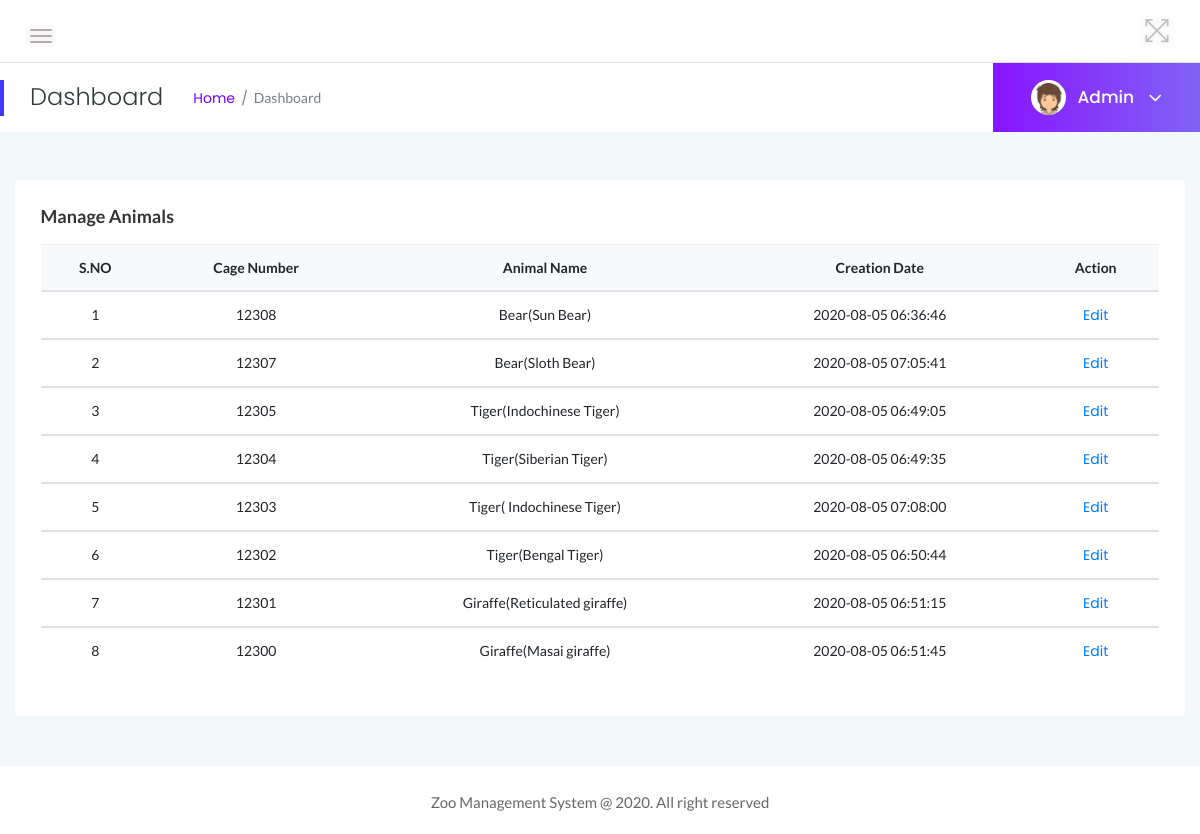
/zms/admin/manage-animals.php (signed in), run on the app's committed database.
### tables this page shows
CREATE TABLE `tblanimal` (
  `ID` int(10) NOT NULL,
  `AnimalName` varchar(200) DEFAULT NULL,
  `CageNumber` int(10) DEFAULT NULL,
  `FeedNumber` varchar(200) DEFAULT NULL,
  `Breed` varchar(200) DEFAULT NULL,
  `AnimalImage` varchar(200) DEFAULT NULL,
  `Description` mediumtext DEFAULT NULL,
  `CreationDate` timestamp NOT NULL DEFAULT current_timestamp() ON UPDATE current_timestamp()
);

### zms/admin/manage-animals.php (the view, shortened to what this page needs)
<?php
include('includes/dbconnection.php');
if (strlen($_SESSION['zmsaid']==0)) {
  header('location:logout.php');
  } else{
?>
<!doctype html>
<html class="no-js" lang="en">
<head>
    <link rel="stylesheet" href="assets/css/bootstrap.min.css">
    <link rel="stylesheet" href="assets/css/font-awesome.min.css">
    <link rel="stylesheet" href="assets/css/themify-icons.css">
    <link rel="stylesheet" href="assets/css/metisMenu.css">
    <link rel="stylesheet" href="assets/css/owl.carousel.min.css">
    <link rel="stylesheet" href="assets/css/slicknav.min.css">
    <link rel="stylesheet" href="https://www.amcharts.com/lib/3/plugins/export/export.css" type="text/css" media="all" />
    <link rel="stylesheet" type="text/css" href="https://cdn.datatables.net/1.10.19/css/jquery.dataTables.css">
    <link rel="stylesheet" type="text/css" href="https://cdn.datatables.net/1.10.18/css/dataTables.bootstrap4.min.css">
    <link rel="stylesheet" type="text/css" href="https://cdn.datatables.net/responsive/2.2.3/css/responsive.bootstrap.min.css">
    <link rel="stylesheet" type="text/css" href="https://cdn.datatables.net/responsive/2.2.3/css/responsive.jqueryui.min.css">
    <link rel="stylesheet" href="assets/css/typography.css">
    <link rel="stylesheet" href="assets/css/default-css.css">
    <link rel="stylesheet" href="assets/css/styles.css">
    <link rel="stylesheet" href="assets/css/responsive.css">
</head>
<body>
    <div class="page-container">
        <div class="main-content">
          <?php include_once('includes/header.php');?>
            <?php include_once('includes/pagetitle.php');?>
            <div class="main-content-inner">
                <div class="row">
                    <div class="col-12 mt-5">
                        <div class="card">
                            <div class="card-body">
                                <h4 class="header-title">Manage Animals</h4>
                                <div class="data-tables">
                <table class="table text-center">
                                        <thead class="bg-light text-capitalize">
                                            <tr>
                                                <th>S.NO</th>
                                                <th>Cage Number</th>
                                                <th>Animal Name</th>
                                                <th>Creation Date</th>
                                                <th>Action</th>
                                            </tr>
                                        </thead>
                                        <?php
$ret=mysqli_query($con,"select * from tblanimal order by ID desc");
$cnt=1;
while ($row=mysqli_fetch_array($ret)) {
?>
                                        <tbody>
          <tr data-expanded="true">
            <td><?php echo $cnt;?></td>
                  <td><?php  echo $row['CageNumber'];?></td>
                  <td><?php  echo $row['AnimalName'];?>(<?php  echo $row['Breed'];?>)</td>
                  <td><?php  echo $row['CreationDate'];?></td>
                  <td><a href="edit-animal-details.php?editid=<?php echo $row['ID'];?>">Edit</a>
                </tr>
                <?php
$cnt=$cnt+1;
}?>
 </tbody>
                                    </table>
                                </div>
                            </div>
                        </div>
                    </div>
                </div>
            </div>
        </div>
        <?php include_once('includes/footer.php');?>
    </div>
</body>
</html>
<?php }  ?>

### zms/admin/includes/pagetitle.php (shortened to what this page needs)
<?php
include('includes/dbconnection.php');
?>
<div class="page-title-area">
                <div class="row align-items-center">
                    <div class="col-sm-6">
                        <div class="breadcrumbs-area clearfix">
                            <h4 class="page-title pull-left">Dashboard</h4>
                            <ul class="breadcrumbs pull-left">
                                <li><a href="dashboard.php">Home</a></li>
                                <li><span>Dashboard</span></li>
                            </ul>
                        </div>
                    </div>
                    <div class="col-sm-6 clearfix">
                        <div class="user-profile pull-right">
                            <img class="avatar user-thumb" src="assets/images/author/avatar.png" alt="avatar">
                            <?php
$adid=$_SESSION['zmsaid'];
$ret=mysqli_query($con,"select AdminName from tbladmin where ID='$adid'");
$row=mysqli_fetch_array($ret);
$name=$row['AdminName'];
?>
                            <h4 class="user-name dropdown-toggle" data-toggle="dropdown"><?php echo $name; ?> <i class="fa fa-angle-down"></i></h4>
                        </div>
                    </div>
                </div>
            </div>

### zms/admin/assets/css/typography.css (style rules this page uses)
body { font-size: 14px; font-family: 'Lato', sans-serif; }
h1, h2, h3, h4, h5, h6 { margin: 0; font-family: 'Poppins', sans-serif; }
a, a:visited { text-decoration: none; transition: all 0.3s ease-in-out; -webkit-transition: all 0.3s ease-in-out; -moz-transition: all 0.3s ease-in-out; -o-transition: all 0.3s ease-in-out; outline: 0; font-family: 'Poppins', sans-serif; }
ul, ol { margin-bottom: 0px; margin-top: 0px; padding: 0; }
ul { margin: 0; list-style-type: none; }

### zms/admin/assets/css/default-css.css (style rules this page uses)
* { margin: 0; padding: 0; box-sizing: border-box; }
*, *:before, *:after { -moz-box-sizing: border-box; -webkit-box-sizing: border-box; box-sizing: border-box; }
html { -webkit-font-smoothing: antialiased; }
body { background: #fff; font-weight: normal; -webkit-font-smoothing: antialiased; -webkit-text-size-adjust: 100%; }
img { max-width: 100%; height: auto; }
:root { --primary-color: #4336FB; }

### zms/admin/assets/css/styles.css (style rules this page uses)
.page-container { width: 100%; height: 100%; min-height: 100vh; padding-left: 280px; -webkit-transition: padding-left 0.3s ease 0s; transition: padding-left 0.3s ease 0s; }
.card { border: none; border-radius: 4px; background-color: #fff; -webkit-transition: all 0.3s ease 0s; transition: all 0.3s ease 0s; }
.card-body { padding: 25.6px; padding: 1.6rem; }
.main-content { width: 100%; background: #F3F8FB; }
.main-content-inner { padding: 0 30px 50px; }
.page-title-area { padding: 0 30px; background: #fff; position: relative; }
.page-title-area:before { content: ''; position: absolute; left: 0; top: 50%; width: 4px; height: 36px; background: var(--primary-color); -webkit-transform: translateY(-50%); transform: translateY(-50%); }
.page-title { font-size: 24px; font-weight: 300; color: #313b3d; letter-spacing: 0; margin-right: 30px; }
ul.breadcrumbs { margin-top: 4px; }
.breadcrumbs li { display: inline-block; }
.breadcrumbs li a, .breadcrumbs li span { display: block; font-size: 14px; font-weight: 400; color: #7801ff; letter-spacing: 0; margin-right: 16px; position: relative; }
.breadcrumbs li a:before { content: '/'; color: #768387; position: absolute; right: -13px; top: 0; }
.breadcrumbs li span { margin-right: 0; color: #768387; text-transform: capitalize; }
.user-profile { margin-right: -30px; display: -webkit-box; display: -ms-flexbox; display: flex; -webkit-box-align: center; -ms-flex-align: center; align-items: center; -ms-flex-wrap: wrap; flex-wrap: wrap; background: -webkit-linear-gradient(left, #8914fe 0%, #8063f5 100%); background: linear-gradient(to right, #8914fe 0%, #8063f5 100%); padding: 17px 38px; position: relative; }
.user-profile img.avatar { height: 35px; width: 35px; border-radius: 50%; margin-right: 12px; }
.user-name { font-size: 17px; font-weight: 500; color: #fff; letter-spacing: 0; cursor: pointer; -webkit-user-select: none; -moz-user-select: none; -ms-user-select: none; user-select: none; }
.user-name i { margin-left: 10px; font-size: 21px; vertical-align: middle; position: relative; }
.notification-area .dropdown-toggle, .user-name.dropdown-toggle { position: relative; }
.notification-area .dropdown-toggle:after, .user-name.dropdown-toggle:after { display: none; }
.header-title { font-family: 'Lato', sans-serif; font-size: 18px; font-weight: 600; letter-spacing: 0; color: #333; text-transform: capitalize; margin-bottom: 17px; }
table tr th { border-bottom: none; }
table tr th, table tr td { border-top: 1px solid rgba(120, 130, 140, 0.13) !important; }

### zms/admin/assets/css/responsive.css (style rules this page uses)
@media (min-width: 1200px) and (max-width: 1364px) { .main-content-inner { padding: 0 15px 50px; } }
@media (min-width: 1200px) and (max-width: 1364px) { .page-container, .sbar_collapsed.page-container { padding-left: 0; } }

### data on the page
tblanimal: CageNumber "12308", AnimalName "Bear", Breed "Sun Bear", CreationDate "2020-08-05 06:36:46"
tblanimal: CageNumber "12307", AnimalName "Bear", Breed "Sloth Bear", CreationDate "2020-08-05 07:05:41"
tblanimal: CageNumber "12305", AnimalName "Tiger", Breed "Indochinese Tiger", CreationDate "2020-08-05 06:49:05"
tblanimal: CageNumber "12304", AnimalName "Tiger", Breed "Siberian Tiger", CreationDate "2020-08-05 06:49:35"
tblanimal: CageNumber "12303", AnimalName "Tiger", Breed "Indochinese Tiger", CreationDate "2020-08-05 07:08:00"
tblanimal: CageNumber "12302", AnimalName "Tiger", Breed "Bengal Tiger", CreationDate "2020-08-05 06:50:44"
tblanimal: CageNumber "12301", AnimalName "Giraffe", Breed "Reticulated giraffe", CreationDate "2020-08-05 06:51:15"
tblanimal: CageNumber "12300", AnimalName "Giraffe", Breed "Masai giraffe", CreationDate "2020-08-05 06:51:45"

### other printed values
$name "Admin"
